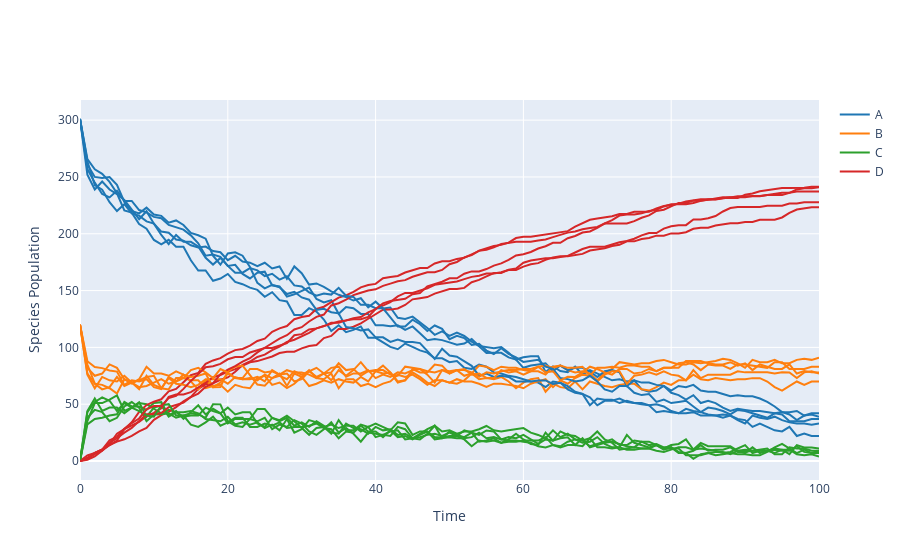

Notebook source saved alongside this figure:
### Markdown cell above
### Displaying Results

Results objects offer methods for displaying results and standard deviation range using matplotlib and plotplotly.

### Code cell
results3.plotplotly()
